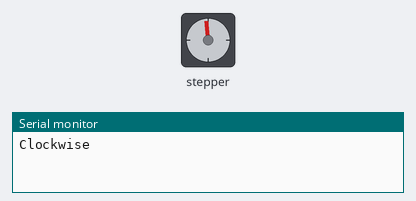
A sketch run on a simulated Arduino Uno, built with avr-gcc and run on an emulated ATmega328P. Parts: stepper motor, the last lines printed to the serial monitor. Stepper angles assume 512 steps per turn.

Above: at 0.15 s.
At 9.83 s:
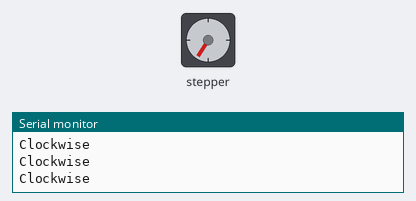
At 19.51 s:
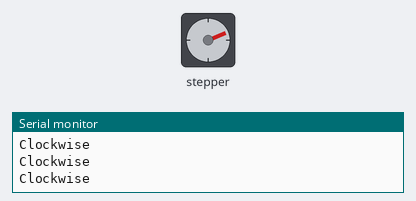
At 39.79 s:
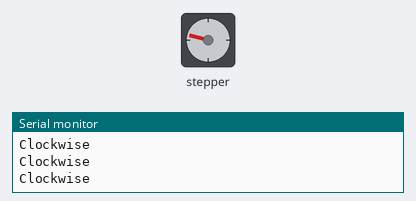
Timing chart, 0 to 40.0 s (numbered marks = the images above):
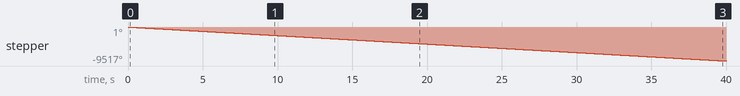

Measured:
- by itself, stepper: keeps turning counter-clockwise at about 238°/s

The sketch:

stepper_control.c.ino
```cpp
#include <Stepper.h>

const int stepsPerRevolution = 512; // steps per revolution

// initialize the stepper library on pins 12, 14, 27, 26:
Stepper myStepper(stepsPerRevolution, 12, 14, 27, 26);

unsigned long previousMillis = 0;
const unsigned long runDuration = 135000; //
const unsigned long pauseDuration = 4000; // 4000 ms = 4 seconds

void setup() {
  myStepper.setSpeed(40); // set the speed to 40 RPM
  Serial.begin(9600);
}

void loop() {
  unsigned long currentMillis = millis();

  // Run motor for 3 minutes
  if (currentMillis - previousMillis < runDuration) {
    Serial.println("Clockwise");
    myStepper.step(-stepsPerRevolution);
  }
  // Pause for 3 seconds
  else if (currentMillis - previousMillis < runDuration + pauseDuration) {
    Serial.println("Paused for 3 seconds");
    delay(100);
  }
  else {
    // Reset the timer after the pause
    previousMillis = currentMillis;
  }
}
```
